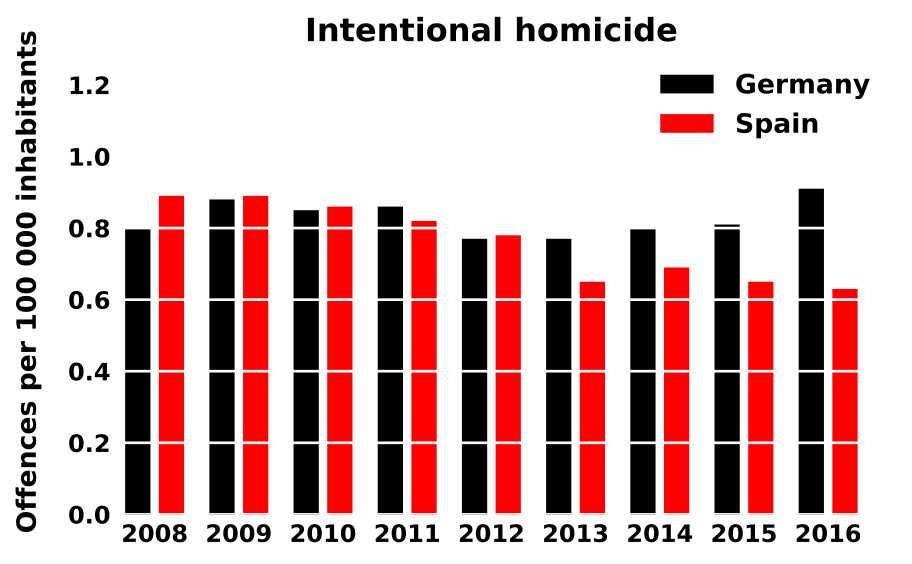

Generate this figure with Python:
# coding: utf-8

import os
import numpy as np
import matplotlib.pyplot as plt
#import matplotlib as mpl
from pyjstat import pyjstat

def set_size(width, fraction=1,units="mm"):
    """ Set aesthetic figure dimensions to avoid scaling in the final document.

    Parameters
    ----------
    width: float Width in xx
    fraction: float
            Fraction of the width which you wish the figure to occupy

    Returns
    -------
    fig_dim: tuple
            Dimensions of figure in inches
    """
    # Width of figure
    fig_width_xx = width * fraction

    # Convert from xx to inches
    #inches_per_pt = 1 / 72.27
    # Convert from xx to inches
    inches_per_xx = 0.03937007874015748
    if units == "mm":
        inches_per_xx = 0.03937007874015748
    else:
        inches_per_xx = 1.0
    # Golden ratio to set aesthetic figure height
    golden_ratio = (5**.5 - 1) / 2

    # Figure width in inches
    fig_width_in = fig_width_xx * inches_per_xx
    # Figure height in inches
    fig_height_in = fig_width_in * golden_ratio

    fig_dim = (fig_width_in, fig_height_in)

    return fig_dim

dataset_code = "crim_off_cat"
query = dataset_code + "?precision=1&unit=P_HTHAB"
# Read the data
DATA_URL="http://ec.europa.eu/eurostat/wdds/rest/data/v2.1/json/en/{:}".format(query) 
jstatfile = dataset_code + ".jstat"

newdata = True
if os.path.exists(jstatfile) and not newdata:
    print("Data retrieved from {:}.".format(jstatfile))
    with open(jstatfile, "r") as f:
        dataset = pyjstat.Dataset.read(f.read())
else:
    dataset = pyjstat.Dataset.read(DATA_URL)
    with open(jstatfile, "w") as f:
        f.write(dataset.write())

df = dataset.write('dataframe')
dfbck = df # backup

#Prepare the data
df["time"] = df.time.astype('int64')

# Filter 
#df = df[df.unit.str.contains("Number")]
df = df[df.iccs.str.contains("Intentional homicide")]
df_DE = df[df.geo.str.contains("Germany")]
df_ES = df[df.geo.str.contains("Spain")]

# Plot
#df_DE.plot.bar('time','value',ax=plt.subplot(121),color="k",label="Germany")
#df_ES.plot.bar('time','value',ax=plt.subplot(122),color="k",label="Spain")
#width = 345
figsize = 'l'
if figsize == 's':
    width = 3.5 # in single column size ACS
    #width = 90 # mm Small column size Elsevier
elif figsize == 'm':
    width = 7   # in double column width ACS
    #width = 140 # mm Full page width Elsevier
elif figsize == 'l':
    width = 9.5 # in Full page width ACS
    #width = 190 # mm Half page width Elsevier
#plt.style.use("seaborn")

plt.rcParams['lines.linewidth'] = 3
plt.rcParams['lines.markersize'] = 10
plt.rcParams['xtick.labelsize'] = 18
plt.rcParams['ytick.labelsize'] = 18
plt.rcParams['xtick.major.width'] = 0
plt.rcParams['ytick.major.width'] = 0
plt.rcParams['ytick.major.pad'] = -20
plt.rcParams['axes.labelsize'] = 20
plt.rcParams['legend.fontsize'] = 20
plt.rcParams['axes.titlesize'] = 24
#plt.rcParams["axes.labelweight"] = "bold"
#plt.rcParams["font.weight"] = "bold"
for spine in plt.gca().spines.values():
    spine.set_visible(False)
plt.box(False)
fig, ax = plt.subplots(1, 1, figsize=set_size(width,units="in"))
ax.spines["top"].set_visible(False)
ax.spines["right"].set_visible(False)
ax.spines["bottom"].set_visible(False)
ax.spines["left"].set_visible(False)

bar_width = 0.40
plt.title("Intentional homicide",fontweight="bold")
year = df_DE.time
ax.bar(year,df_DE.value,width=bar_width-0.1,color='k',label="Germany")
ax.bar(year+bar_width,df_ES.value,width=bar_width-0.1,color='r',label="Spain")
ax.set_ylabel("Offences per 100 000 inhabitants", labelpad=20)
ax.set_xticks(year+bar_width-0.2)
ax.set_xticklabels(year)
ax.grid(which='major', color='w', linestyle='-',linewidth=2)
ax.set_axisbelow(False)
ax.set_ylim(0,1.3)
ax.legend(frameon=False)
fig.tight_layout()
#plt.show()
plt.savefig("crim_off_cat_intentional_homicide_DE_ES.svg")
